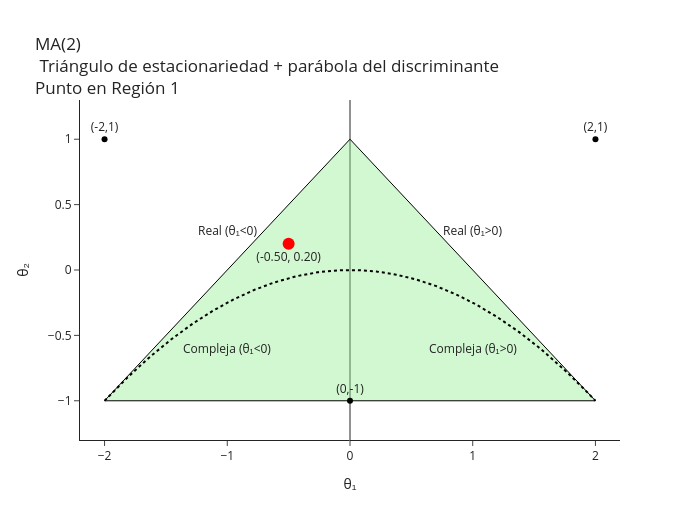
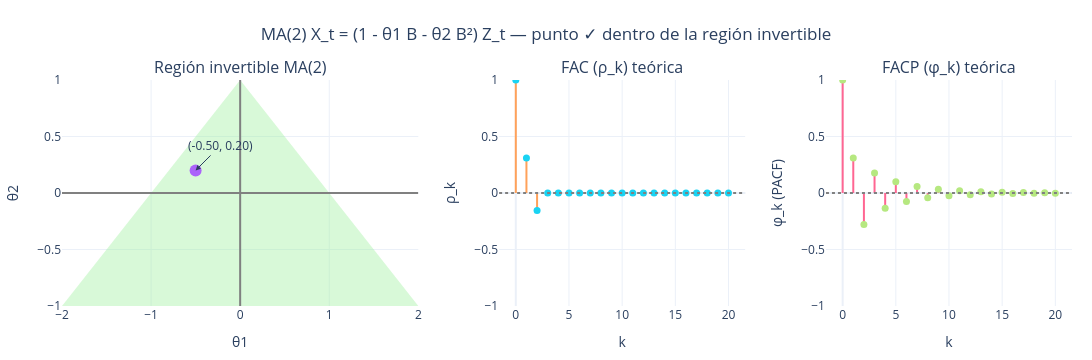

Here is the notebook cell these charts were saved with, in order:
### Markdown cell above
**Región Admisible #1: Discriminante > 0 y θ₁ < 0**

### Code cell
t1 = -0.5
t2 = 0.2

fig = ma2_region_quad(t1, t2)
fig.show()
fig = panel_ma2(theta1=t1, theta2=t2, m=20)
fig.show()

### Figure 1 — Plotly figure (JSON) as saved in the notebook; plotly's stock layout.template omitted (floating-point values rounded to 4 significant figures; data arrays with more than 128 entries replaced by an {"elided": "..."} marker saying what was removed)
{"data": [{"fill": "toself", "fillcolor": "rgba(144, 238, 144, 0.4)", "line": {"color": "black", "width": 1}, "mode": "lines", "name": "Región de Estacionariedad", "type": "scatter", "x": [-2, 2, 0, -2], "y": [-1, -1, 1, -1]}, {"line": {"color": "black", "dash": "dot", "width": 2}, "mode": "lines", "name": "Δ=0  (θ₂ = −¼ θ₁²)", "type": "scatter", "x": {"elided": "600 float values"}, "y": {"elided": "600 float values"}}, {"marker": {"color": "black", "size": 6}, "mode": "markers+text", "showlegend": false, "text": ["(-2,1)", "(2,1)", "(0,-1)"], "textposition": "top center", "type": "scatter", "x": [-2, 2, 0], "y": [1, 1, -1]}, {"marker": {"color": "red", "size": 12, "symbol": "circle"}, "mode": "markers+text", "name": "punto (θ₁, θ₂)", "text": ["(-0.50, 0.20)"], "textposition": "bottom center", "type": "scatter", "x": [-0.5], "y": [0.2]}], "layout": {"annotations": [{"showarrow": false, "text": "Real\n(θ₁<0)", "x": -1, "y": 0.3}, {"showarrow": false, "text": "Real\n(θ₁>0)", "x": 1, "y": 0.3}, {"showarrow": false, "text": "Compleja\n(θ₁<0)", "x": -1, "y": -0.6}, {"showarrow": false, "text": "Compleja\n(θ₁>0)", "x": 1, "y": -0.6}], "height": 520, "showlegend": false, "title": {"text": "MA(2)<br> Triángulo de estacionariedad + parábola del discriminante<br>Punto en Región 1"}, "width": 700, "xaxis": {"range": [-2.2, 2.2], "title": {"text": "θ₁"}, "zeroline": true}, "yaxis": {"range": [-1.3, 1.3], "title": {"text": "θ₂"}, "zeroline": false}}}

### Figure 2 — Plotly figure (JSON) as saved in the notebook; plotly's stock layout.template omitted (floating-point values rounded to 4 significant figures)
{"data": [{"fill": "toself", "fillcolor": "lightgreen", "hoverinfo": "skip", "line": {"width": 0}, "mode": "lines", "opacity": 0.35, "showlegend": false, "type": "scatter", "x": [-2, 2, 0, -2], "xaxis": "x", "y": [-1, -1, 1, -1], "yaxis": "y"}, {"line": {"color": "gray", "width": 2}, "mode": "lines", "showlegend": false, "type": "scatter", "x": [-2, 2], "xaxis": "x", "y": [0, 0], "yaxis": "y"}, {"line": {"color": "gray", "width": 2}, "mode": "lines", "showlegend": false, "type": "scatter", "x": [0, 0], "xaxis": "x", "y": [-1, 1], "yaxis": "y"}, {"hovertemplate": "(θ1, θ2) = (%{x:.2f}, %{y:.2f})<extra></extra>", "marker": {"size": 12}, "mode": "markers", "showlegend": false, "type": "scatter", "x": [-0.5], "xaxis": "x", "y": [0.2], "yaxis": "y"}, {"line": {"width": 2}, "mode": "lines", "name": "ρ_k", "showlegend": false, "type": "scatter", "x": [0, 0, null, 1, 1, null, 2, 2, null, 3, 3, null, 4, 4, null, 5, 5, null, 6, 6, null, 7, 7, null, 8, 8, null, 9, 9, null, 10, 10, null, 11, 11, null, 12, 12, null, 13, 13, null, 14, 14, null, 15, 15, null, 16, 16, null, 17, 17, null, 18, 18, null, 19, 19, null, 20, 20, null], "xaxis": "x2", "y": [0, 1, null, 0, 0.3101, null, 0, -0.155, null, 0, 0, null, 0, 0, null, 0, 0, null, 0, 0, null, 0, 0, null, 0, 0, null, 0, 0, null, 0, 0, null, 0, 0, null, 0, 0, null, 0, 0, null, 0, 0, null, 0, 0, null, 0, 0, null, 0, 0, null, 0, 0, null, 0, 0, null, 0, 0, null], "yaxis": "y2"}, {"marker": {"size": 7}, "mode": "markers", "name": "ρ_k (•)", "showlegend": false, "type": "scatter", "x": [0, 1, 2, 3, 4, 5, 6, 7, 8, 9, 10, 11, 12, 13, 14, 15, 16, 17, 18, 19, 20], "xaxis": "x2", "y": [1.0, 0.3101, -0.155, 0.0, 0.0, 0.0, 0.0, 0.0, 0.0, 0.0, 0.0, 0.0, 0.0, 0.0, 0.0, 0.0, 0.0, 0.0, 0.0, 0.0, 0.0], "yaxis": "y2"}, {"line": {"width": 2}, "mode": "lines", "name": "φ_k (PACF)", "showlegend": false, "type": "scatter", "x": [0, 0, null, 1, 1, null, 2, 2, null, 3, 3, null, 4, 4, null, 5, 5, null, 6, 6, null, 7, 7, null, 8, 8, null, 9, 9, null, 10, 10, null, 11, 11, null, 12, 12, null, 13, 13, null, 14, 14, null, 15, 15, null, 16, 16, null, 17, 17, null, 18, 18, null, 19, 19, null, 20, 20, null], "xaxis": "x3", "y": [0, 1, null, 0, 0.3101, null, 0, -0.2779, null, 0, 0.177, null, 0, -0.1347, null, 0, 0.09897, null, 0, -0.07483, null, 0, 0.05652, null, 0, -0.04292, null, 0, 0.03263, null, 0, -0.02484, null, 0, 0.01892, null, 0, -0.01442, null, 0, 0.01099, null, 0, -0.008376, null, 0, 0.006385, null, 0, -0.004867, null, 0, 0.00371, null, 0, -0.002828, null, 0, 0.002156, null, 0, -0.001644, null], "yaxis": "y3"}, {"marker": {"size": 7}, "mode": "markers", "name": "φ_k (PACF) (•)", "showlegend": false, "type": "scatter", "x": [0, 1, 2, 3, 4, 5, 6, 7, 8, 9, 10, 11, 12, 13, 14, 15, 16, 17, 18, 19, 20], "xaxis": "x3", "y": [1.0, 0.3101, -0.2779, 0.177, -0.1347, 0.09897, -0.07483, 0.05652, -0.04292, 0.03263, -0.02484, 0.01892, -0.01442, 0.01099, -0.008376, 0.006385, -0.004867, 0.00371, -0.002828, 0.002156, -0.001644], "yaxis": "y3"}], "layout": {"annotations": [{"font": {"size": 16}, "showarrow": false, "text": "Región invertible MA(2)", "x": 0.1764, "xanchor": "center", "xref": "paper", "y": 1, "yanchor": "bottom", "yref": "paper"}, {"font": {"size": 16}, "showarrow": false, "text": "FAC (ρ_k) teórica", "x": 0.5546, "xanchor": "center", "xref": "paper", "y": 1, "yanchor": "bottom", "yref": "paper"}, {"font": {"size": 16}, "showarrow": false, "text": "FACP (φ_k) teórica", "x": 0.8782, "xanchor": "center", "xref": "paper", "y": 1, "yanchor": "bottom", "yref": "paper"}, {"arrowhead": 2, "ax": 25, "ay": -25, "showarrow": true, "text": "(-0.50, 0.20)", "x": -0.5, "xref": "x", "y": 0.2, "yref": "y"}], "height": 360, "margin": {"b": 45, "l": 40, "r": 20, "t": 80}, "shapes": [{"line": {"color": "gray", "dash": "dot"}, "type": "line", "x0": 0, "x1": 1, "xref": "x2 domain", "y0": 0, "y1": 0, "yref": "y2"}, {"line": {"color": "gray", "dash": "dot"}, "type": "line", "x0": 0, "x1": 1, "xref": "x3 domain", "y0": 0, "y1": 0, "yref": "y3"}], "showlegend": false, "title": {"text": "MA(2) X_t = (1 - θ1 B - θ2 B²) Z_t — punto ✓ dentro de la región invertible", "x": 0.5, "xanchor": "center"}, "width": 1250, "xaxis": {"anchor": "y", "domain": [0, 0.3528], "range": [-2, 2], "title": {"text": "θ1"}}, "xaxis2": {"anchor": "y2", "domain": [0.4328, 0.6764], "title": {"text": "k"}}, "xaxis3": {"anchor": "y3", "domain": [0.7564, 1], "title": {"text": "k"}}, "yaxis": {"anchor": "x", "domain": [0, 1], "range": [-1, 1], "title": {"text": "θ2"}}, "yaxis2": {"anchor": "x2", "domain": [0, 1], "range": [-1, 1], "title": {"text": "ρ_k"}}, "yaxis3": {"anchor": "x3", "domain": [0, 1], "range": [-1, 1], "title": {"text": "φ_k (PACF)"}}}}
